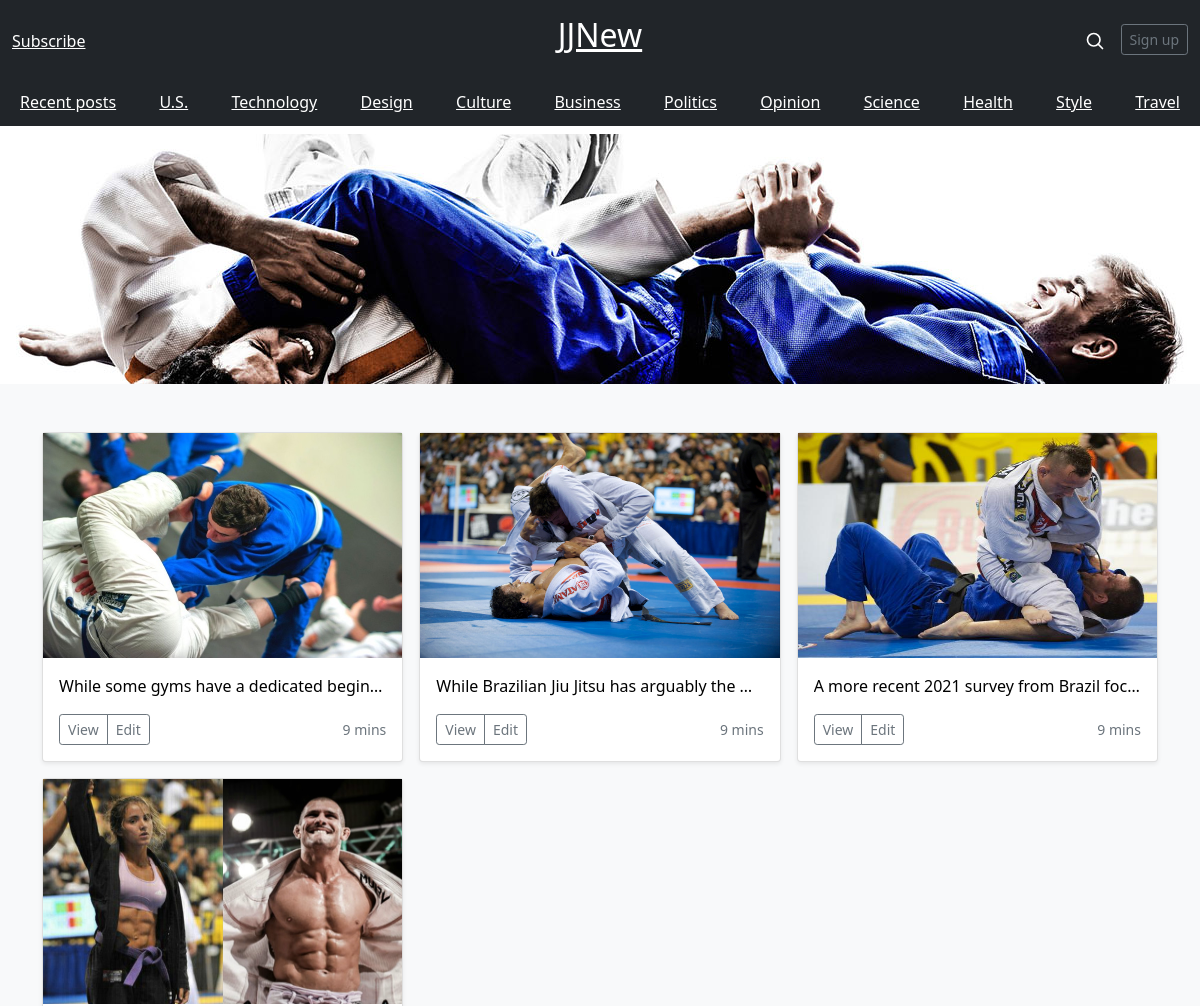
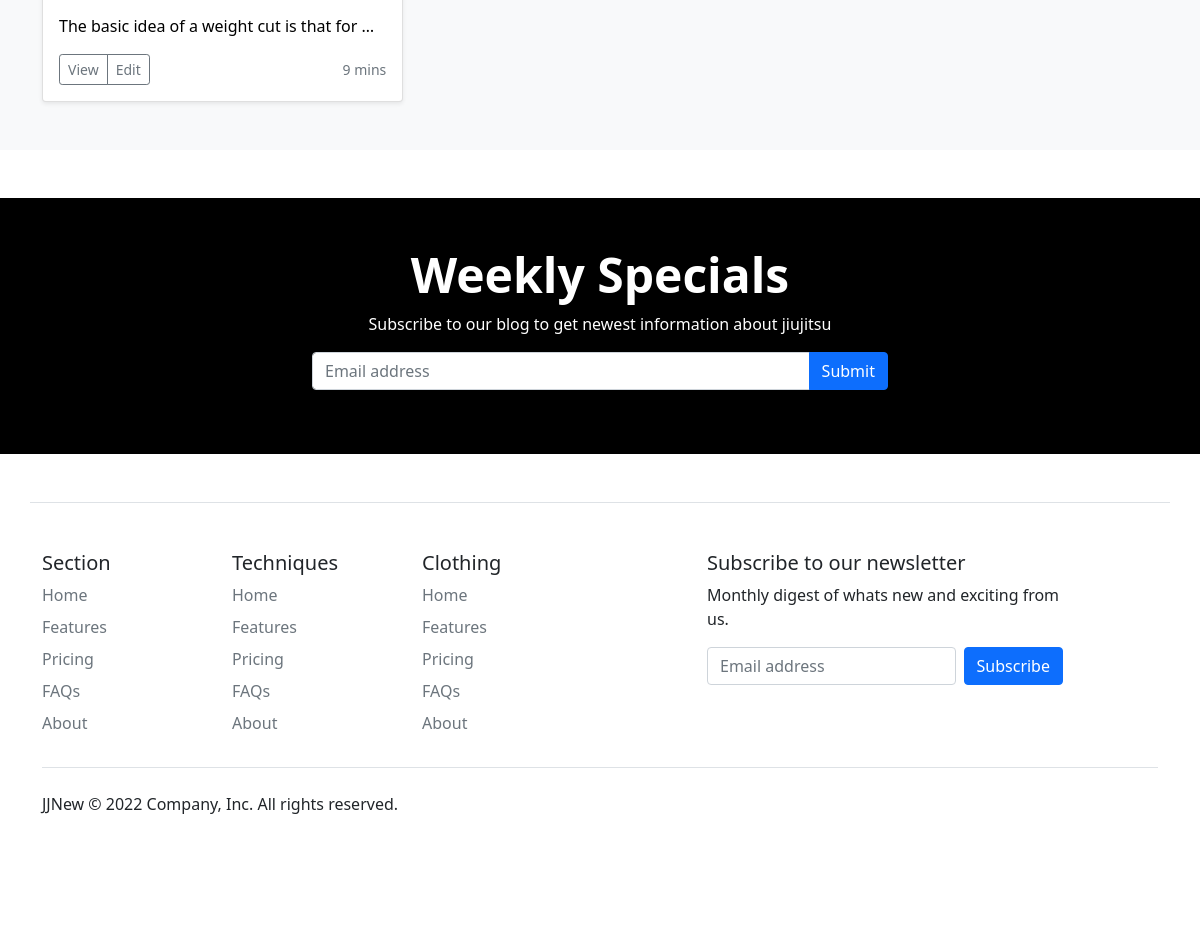
The page / on the database its author committed (2 pictures, top to bottom).
### blog/models.py (models this page shows, shortened)
class Blog(models.Model):
    username = models.CharField(max_length=100)
    title = models.CharField(max_length=200)
    slug = models.SlugField(primary_key=True, db_index=True)
    email = models.EmailField()
    text = models.TextField()
    post_data = models.DateTimeField(auto_now_add=True)
    pre_text = models.CharField(max_length=250)
    image = models.ImageField(upload_to='posts', null=True)
    city = models.CharField(max_length=50)
    author = models.ForeignKey(Author, on_delete=models.CASCADE, default=True)

### blog/views.py (the view)
# urls.py: path('', views.BlogStart.as_view(), name="Blogstart"),
class BlogStart(ListView):
    template_name = 'blog/index.html'
    model = Blog
    context_object_name = 'posts'

### blog/templates/blog/index.html (shortened to what this page needs)
{% extends 'base.html' %} {% block content %}
<section>{% include 'blog/includes/post.html' %}</section>
<main>
    <div class="px-4 py-5 my-5 text-center bg-black">
        <h1 class="display-5 fw-bold text-white">Weekly Specials</h1>
        <div class="col-lg-6 mx-auto">
            <p class="text-white">Subscribe to our blog to get newest information about jiujitsu</p>
            <form>
                <div class="input-group mb-3">
                    <input type="email" class="form-control" placeholder="Email address" aria-label="Recipient's username" aria-describedby="emailHelp" id="exampleInputEmail1">
                    <button class="btn btn-primary" type="button" id="button-addon2">Submit</button>
                  </div>
            </form>
        </div>
    </div>
</main>
{% endblock %}

### templates/base.html (shortened to what this page needs)
{% load static %}
<!DOCTYPE html>
<html lang="en">
  <head>
    <link href="https://cdn.jsdelivr.net/npm/bootstrap@5.1.3/dist/css/bootstrap.min.css" rel="stylesheet">
    <link rel="stylesheet" href="{% static 'css/style.css' %}"
    <title>{% block title %}{% endblock %}</title>
  </head>
  <body>
    <div class="container-fluid bg-dark text-white">
      <header class="blog-header py-3">
        <div class="row flex-nowrap justify-content-between align-items-center">
          <div class="col-4 pt-1">
            <a class="link-secondary" href="#">Subscribe</a>
          </div>
          <div class="col-4 text-center">
            <h2><a class="blog-header-logo text-white" href="#">JJNew</a></h2>
          </div>
          <div class="col-4 d-flex justify-content-end align-items-center">
            <a class="link-secondary" href="#" aria-label="Search">
              <svg xmlns="http://www.w3.org/2000/svg" width="20" height="20" fill="none" stroke="currentColor" stroke-linecap="round" stroke-linejoin="round" stroke-width="2" class="mx-3" role="img" viewBox="0 0 24 24"><title>Search</title><circle cx="10.5" cy="10.5" r="7.5"/><path d="M21 21l-5.2-5.2"/></svg>
            </a>
            <a class="btn btn-sm btn-outline-secondary" href="#">Sign up</a>
          </div>
        </div>
      </header>
      <div class="nav-scroller py-1 mb-2 text-white">
        <nav class="nav d-flex justify-content-between text-white">
          <a class="p-2 link-secondary" href="{% url 'read-later' %}">Recent posts</a>
          <a class="p-2 link-secondary" href="#">U.S.</a>
          <a class="p-2 link-secondary" href="#">Technology</a>
          <a class="p-2 link-secondary" href="#">Design</a>
          <a class="p-2 link-secondary" href="#">Culture</a>
          <a class="p-2 link-secondary" href="#">Business</a>
          <a class="p-2 link-secondary" href="#">Politics</a>
          <a class="p-2 link-secondary" href="#">Opinion</a>
          <a class="p-2 link-secondary" href="#">Science</a>
          <a class="p-2 link-secondary" href="#">Health</a>
          <a class="p-2 link-secondary" href="#">Style</a>
          <a class="p-2 link-secondary" href="#">Travel</a>
        </nav>
      </div>
    </div>
    {% block header %}
      <main id="first-section">
          {% include 'includes/main-site.html'  %}
      </main>
    {% endblock %}
    {% block content %}
    {% endblock %}
    <div class="container bg-grey border-top">
      <footer class="py-5">
        <div class="row">
          <div class="col-2">
            <h5>Section</h5>
            <ul class="nav flex-column">
              <li class="nav-item mb-2"><a href="#" class="nav-link p-0 text-muted">Home</a></li>
              <li class="nav-item mb-2"><a href="#" class="nav-link p-0 text-muted">Features</a></li>
              <li class="nav-item mb-2"><a href="#" class="nav-link p-0 text-muted">Pricing</a></li>
              <li class="nav-item mb-2"><a href="#" class="nav-link p-0 text-muted">FAQs</a></li>
              <li class="nav-item mb-2"><a href="#" class="nav-link p-0 text-muted">About</a></li>
            </ul>
          </div>
          <div class="col-2">
            <h5>Techniques</h5>
            <ul class="nav flex-column">
              <li class="nav-item mb-2"><a href="#" class="nav-link p-0 text-muted">Home</a></li>
              <li class="nav-item mb-2"><a href="#" class="nav-link p-0 text-muted">Features</a></li>
              <li class="nav-item mb-2"><a href="#" class="nav-link p-0 text-muted">Pricing</a></li>
              <li class="nav-item mb-2"><a href="#" class="nav-link p-0 text-muted">FAQs</a></li>
              <li class="nav-item mb-2"><a href="#" class="nav-link p-0 text-muted">About</a></li>
            </ul>
          </div>
          <div class="col-2">
            <h5>Clothing</h5>
            <ul class="nav flex-column">
              <li class="nav-item mb-2"><a href="#" class="nav-link p-0 text-muted">Home</a></li>
              <li class="nav-item mb-2"><a href="#" class="nav-link p-0 text-muted">Features</a></li>
              <li class="nav-item mb-2"><a href="#" class="nav-link p-0 text-muted">Pricing</a></li>
              <li class="nav-item mb-2"><a href="#" class="nav-link p-0 text-muted">FAQs</a></li>
              <li class="nav-item mb-2"><a href="#" class="nav-link p-0 text-muted">About</a></li>
            </ul>
          </div>
          <div class="col-4 offset-1">
            <form>
              <h5>Subscribe to our newsletter</h5>
              <p>Monthly digest of whats new and exciting from us.</p>
              <div class="d-flex w-100 gap-2">
                <input id="newsletter1" type="text" class="form-control" placeholder="Email address">
                <button class="btn btn-primary" type="button">Subscribe</button>
              </div>
            </form>
          </div>
        </div>
        <div class="d-flex justify-content-between py-4 my-4 border-top">
          <p>JJNew &copy; 2022 Company, Inc. All rights reserved.</p>
          <ul class="list-unstyled d-flex">
            <li class="ms-3"><a class="link-dark" href="#"><svg class="bi" width="24" height="24"><use xlink:href="#twitter"/></svg></a></li>
            <li class="ms-3"><a class="link-dark" href="#"><svg class="bi" width="24" height="24"><use xlink:href="#instagram"/></svg></a></li>
            <li class="ms-3"><a class="link-dark" href="#"><svg class="bi" width="24" height="24"><use xlink:href="#facebook"/></svg></a></li>
          </ul>
        </div>
      </footer>
  </body>
</html>

### templates/includes/main-site.html (shortened to what this page needs)
<section class="py-5 text-center container">
    <div class="row py-lg-5">
      <div class="col-lg-6 col-md-8 mx-auto">
      </div>
    </div>
</section>

### blog/templates/blog/includes/post.html
<div class="album py-5 bg-light">
    <div class="container">
    <div class="row row-cols-1 row-cols-sm-2 row-cols-md-3 g-3">
        {% for post in posts %}
        <div class="col">
        <div class="card shadow-sm">
            <a href="{% url 'post-single' slug=post.slug %}" class="link-posts">
            <div class="img-posts bd-placeholder-img card-img-top">
                <img src= "{{ post.image.url }}" width=100%, height=225px>
            </div>
            <div class="card-body">
            <p class="card-text text-truncate">
                {{ post.pre_text }}
            </p>
            <div class="d-flex justify-content-between align-items-center">
                <div class="btn-group">
                <button
                    type="button"
                    class="btn btn-sm btn-outline-secondary"
                >
                    View
                </button>
                <button
                    type="button"
                    class="btn btn-sm btn-outline-secondary"
                >
                    Edit
                </button>
                </div>
                <small class="text-muted">9 mins</small>
            </div>
            </div>
        </a>
        </div>
        </div>
        {% endfor %}
    </div>
</div>

### static/css/style.css (style rules this page uses)
.bd-placeholder-img { font-size: 1.125rem; text-anchor: middle; -webkit-user-select: none; -moz-user-select: none; user-select: none; background-color: aqua; }
#first-section { background-image: url('/static/images/img.jpg'); background-position: center; background-repeat: no-repeat; min-height: 250px; }
.img-posts { background-color: aqua; width: 100%; max-height: 225px; display: block; background-position: 10%, center; background-repeat: no-repeat; }
.card-text { text-overflow: ellipsis; }
.card-body { max-height: 12rem; }
.link-secondary { color: #fff; }
.card a { text-decoration: none; color: #000; list-style: none; }

### rows shown on the page
Blog: image (picture), pre_text "While some gyms have a dedicated begin…"
Blog: image (picture), pre_text "While Brazilian Jiu Jitsu has arguably the…"
Blog: image (picture), pre_text "A more recent 2021 survey from Brazil foc…"
Blog: image (picture), pre_text "The basic idea of a weight cut is that for…"
